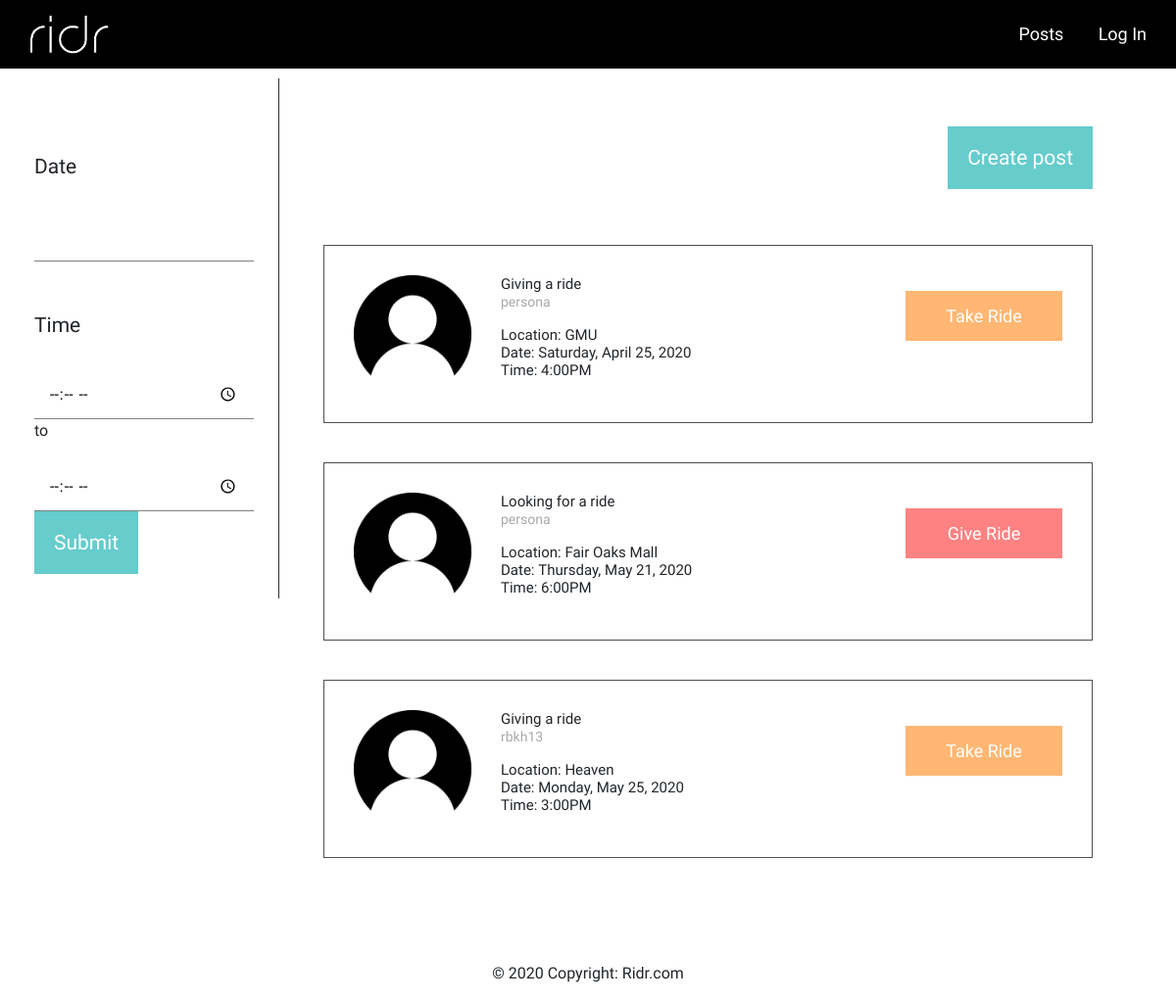
/posts.php, run on the app's committed database.
### tables this page shows
CREATE TABLE `post` (
  `post_ID` int(11) NOT NULL,
  `email` varchar(500) NOT NULL,
  `destination` varchar(500) DEFAULT NULL,
  `datetime` datetime DEFAULT NULL,
  `comment` varchar(200) DEFAULT NULL,
  `zipcode` varchar(5) NOT NULL,
  `isDriver` tinyint(1) NOT NULL DEFAULT 0,
  `seats` int(1) NOT NULL DEFAULT 0
);

### php/db-functions.php (called while the page is built, shortened)
<?php
function getAllPosts() {
    global $db;
    $query = "SELECT * FROM post";
    $statement = $db->prepare($query);
    $statement->execute();
    $results = $statement->fetchAll();
    return $results;
}
?>

### posts/posts-showpanels.php (the view, shortened to what this page needs)
<?php
include('php/db-functions.php');
include('php/functions.php');
$posts = getAllPosts();
?>
<div class="flex-container-wrap panels">
    <div class="post-listings" id="post-listings">
    <?php foreach ($posts as $post):  ?>
            <div class="panel panel-default">
            <?php
                if ( notPast($post['datetime'])==true ) {
            ?>
                <div class="panel-body">
                        <div class="panel-vertical-top" style="font-weight:400;">
                                <img src="static/images/profilepic-black.png" class="profile-pic">
                                <div class="normal-text">
                                    <p style="font-weight:500;">
                                        <?php
                                            if ($post['isDriver'] == 0) { echo "Giving a ride"; }
                                            else { echo "Looking for a ride"; }
                                        ?>
                                        <br/>
                                        <span style="color:darkgrey; font-size:14px;">
                                            <?php echo getUsername($post['email']); ?>
                                        </span>
                                    </p>
                                    <?php echo "<span style='font-weight:500;'>" . "Location:  " . "</span>" . $post['destination']; ?>
                                    <br/>
                                    <?php formatDateAndTime($post['datetime']); ?>
                                    <br/>
                                </div>
                        </div>
                    <?php
                        if ($post['isDriver'] == 0) {
                            echo '<form action="posts/take-ride.php" method="post" class="takegive_form">';
                            echo '<button type="submit" class="request_button subheader right-div-button"
                                          id="' . $post['post_ID'] . '">Take Ride</button>';
                            echo '</form>';
                        }
                        else {
                            echo '<form action="posts/give-ride.php" method="post" class="takegive_form">';
                            echo '<button type="submit" class="offer_button subheader right-div-button"
                                          id="' . $post['post_ID'] . '">Give Ride</button>';
                            echo '</form>';
                        }
                    ?>
                </div>
                <?php } ?>
            </div>
        <?php endforeach; ?>
    </div>
</div>

### posts.php (shortened to what this page needs)
<!DOCTYPE html>
<html>
<head>
    <link type="text/css" rel="stylesheet" href="static/sidebar-formatting.css"/>
    <link rel="stylesheet" href="//code.jquery.com/ui/1.12.1/themes/base/jquery-ui.css">
</head>
<body>
    <?php include('base/header.php'); ?>
    <form action="<?php echo $_SERVER['PHP_SELF']; ?>" method="get">
        <div class="sidebar" id="filters">
            <label class="header">Date</label><br>
            <input type="text" id="datepicker" name="date" value='<?php if(isset($_GET['date'])) echo $_GET['date']; ?>'>
            <label class="header">Time</label><br>
            <div id="time-container">
                <input type="time" id="from_time" name="from_time" placeholder="hrs:mins" pattern="^([0-1]?[0-9]|2[0-4]):([0-5][0-9])(:[0-5][0-9])?$">
                to
                <input type="time" id="to_time" name="to_time" placeholder="hrs:mins" pattern="^([0-1]?[0-9]|2[0-4]):([0-5][0-9])(:[0-5][0-9])?$">
            </div>
            <input type="submit" name="submit" class="main_button header" value="Submit">
        </div>
    </form>
    <div class="main">
        <div class="posts-pg flex-container-stretch">
            <div class="posts-div" style="flex-grow: 5">
                <?php include('posts/posts-header.php') ?>
                <?php
                    if(isset($_GET['submit'])){
                        include('php/filter.php');
                    }
                    else {
                        include('posts/posts-showpanels.php');
                    }
                ?>
            </div>
        </div>
    </div>
</body>
</html>

### base/header.php (shortened to what this page needs)
<?php
if (isset($_SESSION['email'])) {
    ?>
    <link type="text/css" rel="stylesheet" href="static/navbar.css"/>
    <header>
        <nav class="navbar header" id="navbar">
            <div class="left_nav">
                <a class="ridr-logo" href="posts.php">
                    <img src="static/images/logoWhite.png" id="ridr-logo" class="d-inline-block align-top"
                         style="height:40px" onerror="this.style.display='none'">
                </a>
            </div>
            <div class="right_nav">
                <div>
                    <a href="posts.php" class="subheader post_nav_item">Posts</a>
                </div>
                <div class="acc-dropdown">
                    <div class="acc-hover-div">
                        <a href="dashboard.php" class="subheader">
                            <span>Hi <?php if (isset($_SESSION['first_name']) ) echo $_SESSION['first_name'];?></span>
                            <img src="static/images/profilepic-black.png" href="#" width="42" height="42">
                        </a>
                    </div>
                    <div class="acc-dropdown-content subheader" style="text-align: left;">
                        <a href="dashboard.php">Dashboard</a>
                        <a href="php/logout.php">Logout</a>
                    </div>
                </div>
            </div>
        </nav>
    </header>
<?php
}
else {
?>
    <link type="text/css" rel="stylesheet" href="static/navbar.css"/>
    <header>
        <nav class="navbar header" id="navbar">
            <div class="left_nav">
                <a class="ridr-logo" href="posts.php">
                    <img src="static/images/logoWhite.png" id="ridr-logo" class="d-inline-block align-top"
                        style="height:40px" onerror="this.style.display='none'">
                </a>
            </div>
            <div class="right_nav">
                <div>
                    <a href="posts.html" class="subheader post_nav_item">Posts</a>
                </div>
                <div>
                    <a href="login-signup.html" class="subheader">Log In</a>
                </div>
            </div>
        </nav>
    </header>
<?php
}
?>

### posts/posts-header.php (shortened to what this page needs)
<div class="posts-right-top">
    <div class="create-post-button-div">
        <button type="submit" onclick='buttonClicked()' class="main_button header" id="create-post-button2">Create post</button>
    </div>
</div>

### php/functions.php (shortened to what this page needs)
<?php
function notPast($datetime) {
    $now = (new \DateTime());
    $datetime = new DateTime($datetime);
    if ( $now < $datetime )
        return true;
    else
        return false;
}
function getUsername($email) {
    $email_split = explode("@",$email);
    return $email_split[0];
}
function formatDateAndTime($datetime) {
    $datetime_array = explode(" ", $datetime);
    $date_raw = $datetime_array[0];
    $date = date('F j, Y',strtotime($date_raw));
    $dayOfWeek = date("l", strtotime($date_raw));
    $time = $datetime_array[1];
    $time = substr($time, 0, -3);
    $meridiem = "PM";
    $time_array = explode(":", $time);
    $hour = $time_array[0];
    $min = $time_array[1];
    if ($hour > 12)
        $hour = (int)$hour - 12;
    $time = $hour . ":" . $min;
    echo "<span style='font-weight:500;'>" . "Date:  " . "</span>" . $dayOfWeek . ", " . $date . "<br/>" . "<span style='font-weight:500;'>" . "Time:  " . "</span>" . $time . $meridiem;
}
?>

### static/base.css (style rules this page uses)
body { font-family: 'Raleway', sans-serif; }
a:any-link { text-decoration: none; color: inherit; }
.navbar a:link, a:visited, a:active, a:hover { color: white; }
.main { min-height: 90vh; padding: 15px 50px; }

### static/div-formatting.css (style rules this page uses)
.flex-container-stretch { display: flex; align-items: stretch; }
.flex-container-stretch > div { width: 100px; margin: 10px; text-align: center; line-height: 75px; }
.flex-container-wrap { display: flex; flex-wrap: wrap; }

### static/features.css (style rules this page uses)
.main_button, .request_button, .offer_button, .accept_button, .request_pending { border: none; text-align: center; text-decoration: none; display: inline-block; line-height: normal; height: fit-content; }
.main_button { background-color: #66CCCC; color: white; padding: 20px; }
.request_button, .offer_button { width: 160px; padding: 15px 30px; }
.request_button, .request_button_hover { background-color: rgb(255, 183, 115); color: white; }
.offer_button, .offer_button_hover { background-color: rgb(255, 130, 130); color: white; }

### static/posts.css (style rules this page uses)
.create-post-button-div { float: right; }
.posts-pg { height: 100vh; height: fit-content; }
.posts-div { padding: 25px; height: fit-content; font-size: 30px; }
.post-listings { margin: 0 auto; width: inherit; }
.panels { position: relative; margin: 30 auto; width: 100%; margin-top: 130px; }
.panel-body { padding: 30px; margin-bottom: 40px; border: rgba(0, 0, 0, 0.692) solid 1px; }
.panel-vertical-top { text-align: left; line-height: normal; width: 100%; margin-top: auto; margin-bottom: auto; padding-right: 30px; }
.profile-pic { object-fit: cover; height: 120px !important; width: 120px !important; margin-right: 30px; }
.right-div-button { margin: auto; }
.panel-body img { width: auto; height: 100%; }
input[type=text], input[type=date], input[type=time], textarea { width: 100%; height: 50px; padding: 15px 15px !important; margin: 20px 0 0 0; box-sizing: border-box; border-bottom: 1px solid gray; border-top: none; border-left: none; border-right: none; -webkit-transition: 0.5s; transition: 0.5s; outline: none; text-align: left; }
@media screen and (min-width: 600px) { .panel-body, .panel-vertical-top { display: flex; } }

### static/sidebar-formatting.css (style rules this page uses)
label { float:left; width:100%; margin-top: 50px; margin-bottom:10px; }
@media screen and (min-width: 1002px) { .sidebar { float: left; width: 275px !important; height: 100%; margin: 10px; padding: 25px 25px 25px 25px; border-right: 0.75px solid #000000ce; overflow: hidden; } }

### static/navbar.css (style rules this page uses)
.navbar { background-color: black; text-align: center; padding: 15px 30px; }
.navbar div { display: inline-block; }
.left_nav { display: inline-block; }
.right_nav { float: right; }
.post_nav_item { margin-right: 30px; }

### data on the page
post: isDriver "Giving a ride", email "persona", destination "GMU", datetime "Saturday", datetime "April 25, 2020", datetime "4:00"
post: isDriver "Looking for a ride", email "persona", destination "Fair Oaks Mall", datetime "Thursday", datetime "May 21, 2020", datetime "6:00"
post: isDriver "Giving a ride", email "rbkh13", destination "Heaven", datetime "Monday", datetime "May 25, 2020", datetime "3:00"
